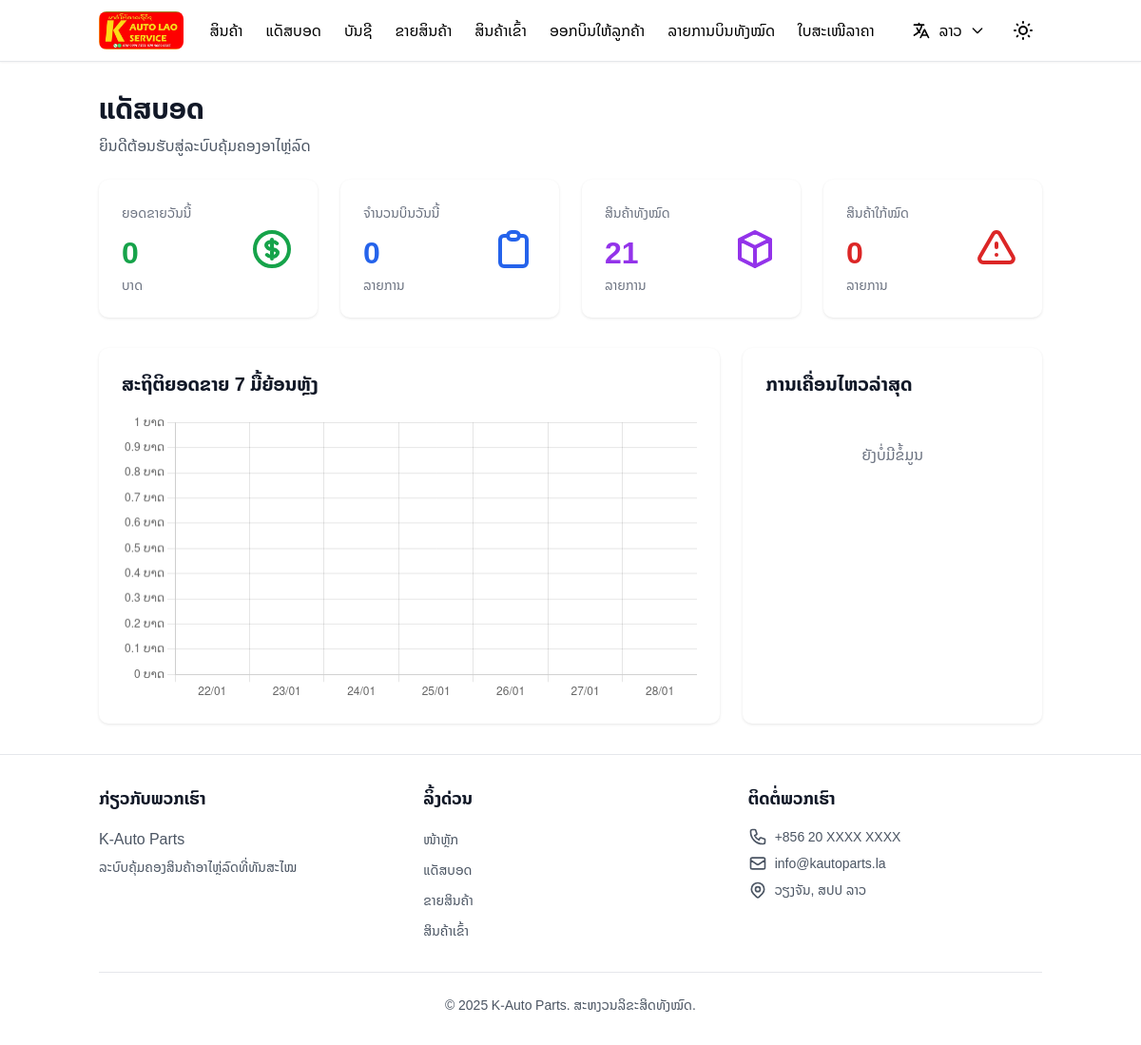
Page /dashboard/ (signed in) on the earlier database version.
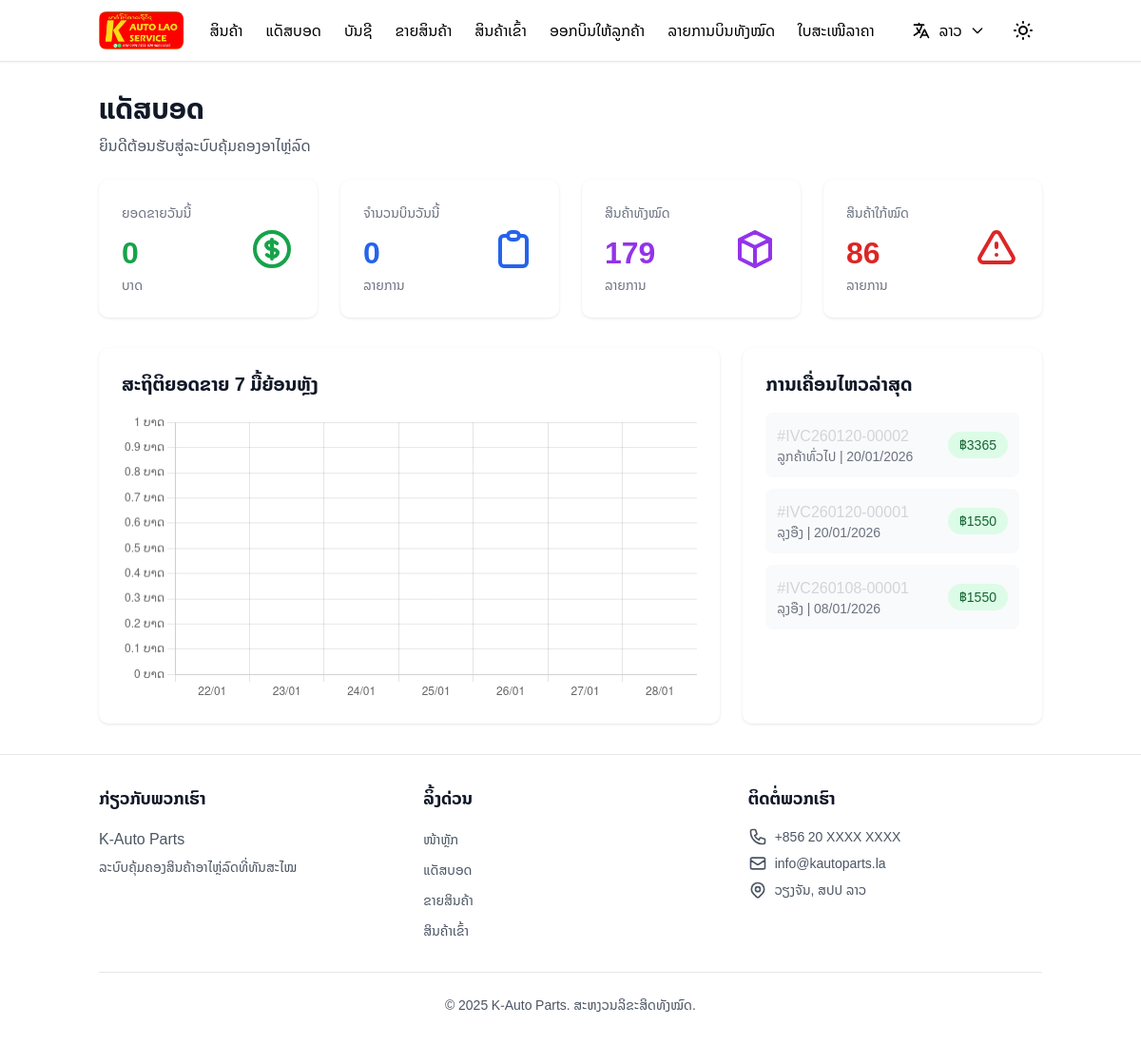
Same page on the later database version.
### store/models.py (models this page shows, shortened)
class Order(models.Model):
    invoice_no = models.CharField(max_length=50, unique=True, verbose_name="ເລກທີບິນ")
    date = models.DateField(default=timezone.now, verbose_name="ວັນທີ")
    customer_name = models.CharField(max_length=200, verbose_name="ຊື່ລູກຄ້າ", blank=True, null=True)
    customer_phone = models.CharField(max_length=50, verbose_name="ເບີໂທລະສັບລູກຄ້າ", blank=True, null=True)
    customer_code = models.CharField(max_length=50, verbose_name="ລະຫັດລູກຄ້າ", blank=True, null=True)
    customer = models.ForeignKey(Customer, on_delete=models.SET_NULL, null=True, blank=True, verbose_name="ລູກຄ້າ")
    car_register_no = models.CharField(max_length=100, verbose_name="ທະບຽນລົດ", blank=True, null=True)
    car_province = models.CharField(max_length=100, verbose_name="ແຂວງ", blank=True, null=True)
    car_brand = models.CharField(max_length=100, verbose_name="ຍີ່ຫໍ້ລົດ", blank=True, null=True)
    car_model = models.CharField(max_length=100, verbose_name="ແບບລົດ", blank=True, null=True)
    car_frame_no = models.CharField(max_length=100, verbose_name="ເລກຊາສີ", blank=True, null=True)
    car_color = models.CharField(max_length=50, verbose_name="ສີລົດ", blank=True, null=True)
    car_mileage = models.CharField(max_length=50, verbose_name="ເລກ km", blank=True, null=True)
    mechanic_name = models.CharField(max_length=100, verbose_name="ຊ່າງສ້ອມ", blank=True, null=True)
    sale_representative = models.CharField(max_length=100, verbose_name="ພະນັກງານຂາຍ", blank=True, null=True)
    received_by = models.CharField(max_length=100, verbose_name="ຜູ້ຮັບເງິນ", blank=True, null=True)
    check_no = models.CharField(max_length=100, verbose_name="ເລກທີເຊັກ", blank=True, null=True)
    check_date = models.DateField(null=True, blank=True, verbose_name="ວັນທີໃນເຊັກ")
    bank_name = models.CharField(max_length=100, verbose_name="ທະນາຄານ", blank=True, null=True)
    bank_branch = models.CharField(max_length=100, verbose_name="ສາຂາ", blank=True, null=True)
    payment_cash = models.BooleanField(default=False, verbose_name="ເງິນສົດ")
    payment_check = models.BooleanField(default=False, verbose_name="ເຊັກທະນາຄານ")
    payment_credit = models.BooleanField(default=False, verbose_name="ເຄຣດິດ/ຕິດໜີ້")
    payment_amount_cash = models.DecimalField(max_digits=15, decimal_places=2, default=0, verbose_name="ຈຳນວນເງິນສົດ")
    payment_amount_check = models.DecimalField(max_digits=15, decimal_places=2, default=0, verbose_name="ຈຳນວນເງິນເຊັກ")
    payment_amount_credit = models.DecimalField(max_digits=15, decimal_places=2, default=0, verbose_name="ຈຳນວນເງິນເຄຣດິດ")
    subtotal_lak = models.DecimalField(max_digits=15, decimal_places=2, default=0, verbose_name="ຍອດລວມ (LAK)")
    subtotal_thb = models.DecimalField(max_digits=15, decimal_places=2, default=0, verbose_name="ຍອດລວມ (THB)")
    subtotal_usd = models.DecimalField(max_digits=15, decimal_places=2, default=0, verbose_name="ຍອດລວມ (USD)")
    discount_lak = models.DecimalField(max_digits=15, decimal_places=2, default=0, verbose_name="ສ່ວນຫຼຸດລວມ (LAK)")
    discount_thb = models.DecimalField(max_digits=15, decimal_places=2, default=0, verbose_name="ສ່ວນຫຼຸດລວມ (THB)")
    discount_usd = models.DecimalField(max_digits=15, decimal_places=2, default=0, verbose_name="ສ່ວນຫຼຸດລວມ (USD)")
    tax_percent = models.DecimalField(max_digits=5, decimal_places=2, default=0, verbose_name="ອາກອນ %")
    tax_amount_lak = models.DecimalField(max_digits=15, decimal_places=2, default=0, verbose_name="ຈຳນວນອາກອນ (LAK)")
    tax_amount_thb = models.DecimalField(max_digits=15, decimal_places=2, default=0, verbose_name="ຈຳນວນອາກອນ (THB)")
    tax_amount_usd = models.DecimalField(max_digits=15, decimal_places=2, default=0, verbose_name="ຈຳນວນອາກອນ (USD)")
    net_amount_lak = models.DecimalField(max_digits=15, decimal_places=2, default=0, verbose_name="ລວມສຸດທິ (LAK)")
    net_amount_thb = models.DecimalField(max_digits=15, decimal_places=2, default=0, verbose_name="ລວມສຸດທິ (THB)")
    net_amount_usd = models.DecimalField(max_digits=15, decimal_places=2, default=0, verbose_name="ລວມສຸດທິ (USD)")
    rate_lak = models.DecimalField(max_digits=15, decimal_places=6, default=1)
    rate_usd = models.DecimalField(max_digits=15, decimal_places=6, default=1)
    received_by_date = models.DateField(null=True, blank=True, verbose_name="ວັນທີຜູ້ຮັບເງິນ")
    paid_by = models.CharField(max_length=100, verbose_name="ຜູ້ຈ່າຍເງິນ", blank=True, null=True)
    paid_by_date = models.DateField(null=True, blank=True, verbose_name="ວັນທີຜູ້ຈ່າຍເງິນ")
    good_received_by = models.CharField(max_length=100, verbose_name="ຜູ້ຮັບສິນຄ້າ", blank=True, null=True)
    good_received_by_date = models.DateField(null=True, blank=True, verbose_name="ວັນທີຜູ້ຮັບສິນຄ້າ")
    remarks = models.TextField(blank=True, null=True, verbose_name="ໝາຍເຫດ")
    user = models.ForeignKey(User, on_delete=models.SET_NULL, null=True, verbose_name="ຜູ້ຂາຍ")
    created_at = models.DateTimeField(auto_now_add=True, verbose_name="ສ້າງເມື່ອ")
    updated_at = models.DateTimeField(auto_now=True, verbose_name="ອັບເດດເມື່ອ")
    class Meta:
        ordering = ['-date', '-created_at']
        verbose_name = "ບິນ"
        verbose_name_plural = "ບິນທັງໝົດ"

### store/views.py (the view)
# urls.py: path("dashboard/", views.dashboard_view, name="dashboard"),
@login_required
@user_passes_test(is_admin, login_url="/pos/")
def dashboard_view(request):
    today = timezone.now().date()
    daily_sales = (
        Order.objects.filter(date=today).aggregate(Sum("subtotal_thb"))["subtotal_thb__sum"]
        or 0
    )
    daily_orders = Order.objects.filter(date=today).count()
    product_count = Product.objects.count()
    low_stock_count = Product.objects.filter(quantity__lte=5).count()
    recent_orders = Order.objects.all().order_by("-id")[:5]
    dates = []
    sales_data = []
    for i in range(6, -1, -1):  # ວົນລູບຍ້ອນຫຼັງ 7 ມື້
        date = today - timedelta(days=i)
        sales = (
            Order.objects.filter(date=date).aggregate(Sum("subtotal_thb"))["subtotal_thb__sum"]
            or 0
        )
        dates.append(date.strftime("%d/%m"))  # ເກັບວັນທີ ເຊັ່ນ "20/11"
        sales_data.append(int(sales))  # ເກັບຍອດເງິນ
    context = {
        "daily_sales": daily_sales,
        "daily_orders": daily_orders,
        "product_count": product_count,
        "low_stock_count": low_stock_count,
        "recent_orders": recent_orders,
        "dates": dates,  # ສົ່ງໄປເຮັດແກນ X ຂອງກຣາຟ
        "sales_data": sales_data,  # ສົ່ງໄປເຮັດແກນ Y ຂອງກຣາຟ
    }
    return render(request, "store/dashboard.html", context)

### store/templates/store/dashboard.html (shortened to what this page needs)
{% extends 'base.html' %}
{% load static %}
{% block content %}
<div class="mb-6">
    <h1 class="text-3xl font-bold text-gray-900" data-translate="dashboard">ແດັສບອດ</h1>
    <p class="text-gray-600 mt-2" data-translate="welcome">ຍິນດີຕ້ອນຮັບສູ່ລະບົບຄຸ້ມຄອງອາໄຫຼ່ລົດ</p>
</div>
<div class="grid grid-cols-1 md:grid-cols-2 lg:grid-cols-4 gap-6 mb-8">
    <div class="stat-card">
        <div class="flex items-center justify-between">
            <div>
                <p class="stat-title" data-translate="daily_sales">ຍອດຂາຍວັນນີ້</p>
                <p class="stat-value text-green-600">{{ daily_sales|floatformat:0|default:0 }}</p>
                <p class="text-sm text-gray-500">ບາດ</p>
            </div>
            <div class="text-green-600">
            </div>
        </div>
    </div>
    <div class="stat-card">
        <div class="flex items-center justify-between">
            <div>
                <p class="stat-title" data-translate="daily_orders">ຈຳນວນບິນວັນນີ້</p>
                <p class="stat-value text-blue-600">{{ daily_orders|default:0 }}</p>
                <p class="text-sm text-gray-500" data-translate="orders">ລາຍການ</p>
            </div>
            <div class="text-blue-600">
                <svg class="w-12 h-12" fill="none" stroke="currentColor" viewBox="0 0 24 24">
                    <path stroke-linecap="round" stroke-linejoin="round" stroke-width="2" d="M9 5H7a2 2 0 00-2 2v12a2 2 0 002 2h10a2 2 0 002-2V7a2 2 0 00-2-2h-2M9 5a2 2 0 002 2h2a2 2 0 002-2M9 5a2 2 0 012-2h2a2 2 0 012 2"></path>
                </svg>
            </div>
        </div>
    </div>
    <div class="stat-card">
        <div class="flex items-center justify-between">
            <div>
                <p class="stat-title" data-translate="total_products">ສິນຄ້າທັງໝົດ</p>
                <p class="stat-value text-purple-600">{{ product_count|default:0 }}</p>
                <p class="text-sm text-gray-500" data-translate="items">ລາຍການ</p>
            </div>
            <div class="text-purple-600">
                <svg class="w-12 h-12" fill="none" stroke="currentColor" viewBox="0 0 24 24">
                    <path stroke-linecap="round" stroke-linejoin="round" stroke-width="2" d="M20 7l-8-4-8 4m16 0l-8 4m8-4v10l-8 4m0-10L4 7m8 4v10M4 7v10l8 4"></path>
                </svg>
            </div>
        </div>
    </div>
    <div class="stat-card">
        <div class="flex items-center justify-between">
            <div>
                <p class="stat-title" data-translate="low_stock">ສິນຄ້າໃກ້ໝົດ</p>
                <p class="stat-value text-red-600">{{ low_stock_count|default:0 }}</p>
                <p class="text-sm text-gray-500" data-translate="items">ລາຍການ</p>
            </div>
            <div class="text-red-600">
                <svg class="w-12 h-12" fill="none" stroke="currentColor" viewBox="0 0 24 24">
                    <path stroke-linecap="round" stroke-linejoin="round" stroke-width="2" d="M12 9v2m0 4h.01m-6.938 4h13.856c1.54 0 2.502-1.667 1.732-3L13.732 4c-.77-1.333-2.694-1.333-3.464 0L3.34 16c-.77 1.333.192 3 1.732 3z"></path>
                </svg>
            </div>
        </div>
    </div>
</div>
<div class="grid grid-cols-1 lg:grid-cols-3 gap-6">
    <div class="lg:col-span-2 chart-container">
        <h3 class="text-xl font-bold text-gray-900 mb-4" data-translate="sales_chart">ສະຖິຕິຍອດຂາຍ 7 ມື້ຍ້ອນຫຼັງ</h3>
        <canvas id="salesChart"></canvas>
    </div>
    <div class="chart-container">
        <h3 class="text-xl font-bold text-gray-900 mb-4" data-translate="recent_activities">ການເຄື່ອນໄຫວລ່າສຸດ</h3>
        <div class="space-y-3">
            {% for order in recent_orders %}
            <div class="flex items-center justify-between p-3 bg-gray-50 rounded-lg">
                <div class="flex-1">
                    <p class="font-medium text-gray-300">#{{ order.invoice_no }}</p>
                    <p class="text-sm text-gray-500">{{ order.customer_name|default:"ລູກຄ້າທົ່ວໄປ" }} | {{ order.date|date:"d/m/Y" }}</p>
                </div>
                <span class="px-3 py-1 text-sm font-medium rounded-full bg-green-100 text-green-800">
                    ฿{{ order.subtotal_thb|floatformat:0 }}
                </span>
            </div>
            {% empty %}
            <div class="text-center text-gray-500 py-8" data-translate="no_data">
                ຍັງບໍ່ມີຂໍ້ມູນ
            </div>
            {% endfor %}
        </div>
    </div>
</div>
{% endblock %}
{% block extra_js %}
<script>
    // Sales Chart
    const ctx = document.getElementById('salesChart');
    if (ctx) {
        const labels = {{ dates|safe|default:"[]" }};
        const data = {{ sales_data|safe|default:"[]" }};
        new Chart(ctx, {
            type: 'bar',
            data: {
                labels: labels,
                datasets: [{
                    label: 'ຍອດຂາຍ (ບາດ)',
                    data: data,
                    backgroundColor: 'rgba(59, 130, 246, 0.5)',
                    borderColor: 'rgb(59, 130, 246)',
                    borderWidth: 1
                }]
            },
            options: {
                responsive: true,
                maintainAspectRatio: true,
                scales: {
                    y: {
                        beginAtZero: true,
                        ticks: {
                            callback: function(value) {
                                return value.toLocaleString() + ' ບາດ';
                            }
                        }
                    }
                },
                plugins: {
                    legend: {
                        display: false
                    }
                }
            }
        });
    }
</script>
{% endblock %}

Differences in the rows shown:
added Order: invoice_no "IVC260120-00002", customer_name "ລູກຄ້າທົ່ວໄປ", date "20/01/2026", subtotal_thb "3365"
added Order: invoice_no "IVC260120-00001", customer_name "ລຸງອືງ", date "20/01/2026", subtotal_thb "1550"
added Order: invoice_no "IVC260108-00001", customer_name "ລຸງອືງ", date "08/01/2026", subtotal_thb "1550"
Other differences:
{{ product_count|default:0 }}: "21" → "179"
{{ low_stock_count|default:0 }}: "0" → "86"
text no longer shown: "ຍັງບໍ່ມີຂໍ້ມູນ"
